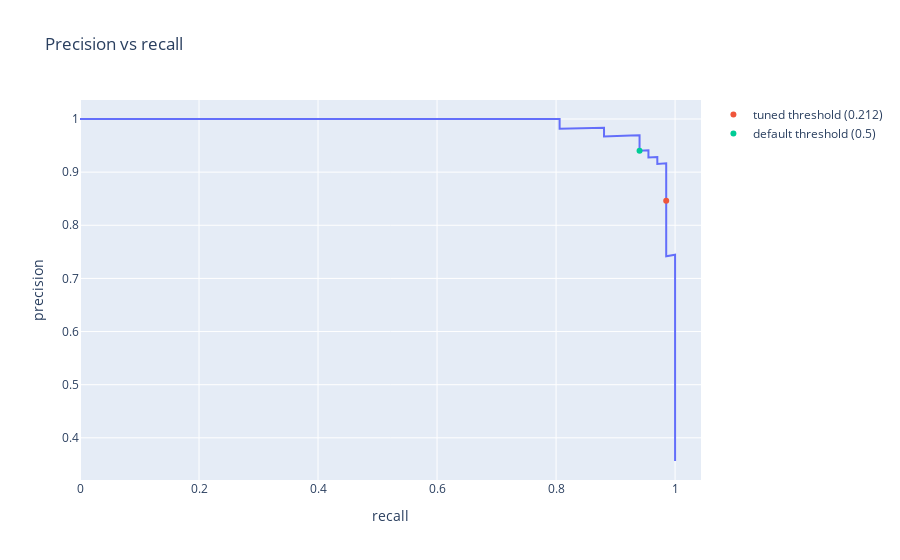

The notebook cell this image was saved under:
### Markdown cell above
* Recall is very high, precision lower (but still above the minimum tolerance level = 0.8)

### Code cell
# Precision recall curve
precision, recall, thresholds = precision_recall_curve(y_test, probs)
thresholds = [*thresholds, 1.0]
df_pr = pd.DataFrame({'precision': precision, 'recall': recall, 'threshold': thresholds})

# Plot precision-recall curve with tuned and default threhsholds points marked out
fig = px.line(df_pr, x='recall', y='precision',  markers=False,  hover_data='threshold', title="Precision vs recall")#width=500, height=500,)

iopt = np.argmin((np.array(thresholds) - topt)**2)
fig.add_trace(go.Scatter(
    x=[df_pr.iloc[iopt].recall],
    y=[df_pr.iloc[iopt].precision],
    mode='markers',
    name=f'tuned threshold ({topt:.3f})',
    )
)


thresh_default = 0.5
idefault = np.argmin((np.array(thresholds) - thresh_default)**2)
fig.add_trace(go.Scatter(
    x=[df_pr.iloc[idefault].recall],
    y=[df_pr.iloc[idefault].precision],
    mode='markers',
    name=f'default threshold ({thresh_default})',
    )
)

fig

### Figure 1 — Plotly figure (JSON) as saved in the notebook; plotly's stock layout.template omitted (floating-point values rounded to 4 significant figures; data arrays with more than 128 entries replaced by an {"elided": "..."} marker saying what was removed)
{"data": [{"customdata": {"elided": "189x1 float values"}, "hovertemplate": "recall=%{x}<br>precision=%{y}<br>threshold=%{customdata[0]}<extra></extra>", "legendgroup": "", "line": {"color": "#636efa", "dash": "solid"}, "marker": {"symbol": "circle"}, "mode": "lines", "name": "", "orientation": "v", "showlegend": false, "type": "scatter", "x": {"elided": "189 float values"}, "xaxis": "x", "y": {"elided": "189 float values"}, "yaxis": "y"}, {"mode": "markers", "name": "tuned threshold (0.212)", "type": "scatter", "x": [0.9851], "y": [0.8462]}, {"mode": "markers", "name": "default threshold (0.5)", "type": "scatter", "x": [0.9403], "y": [0.9403]}], "layout": {"legend": {"tracegroupgap": 0}, "title": {"text": "Precision vs recall"}, "xaxis": {"anchor": "y", "domain": [0, 1], "title": {"text": "recall"}}, "yaxis": {"anchor": "x", "domain": [0, 1], "title": {"text": "precision"}}}}
